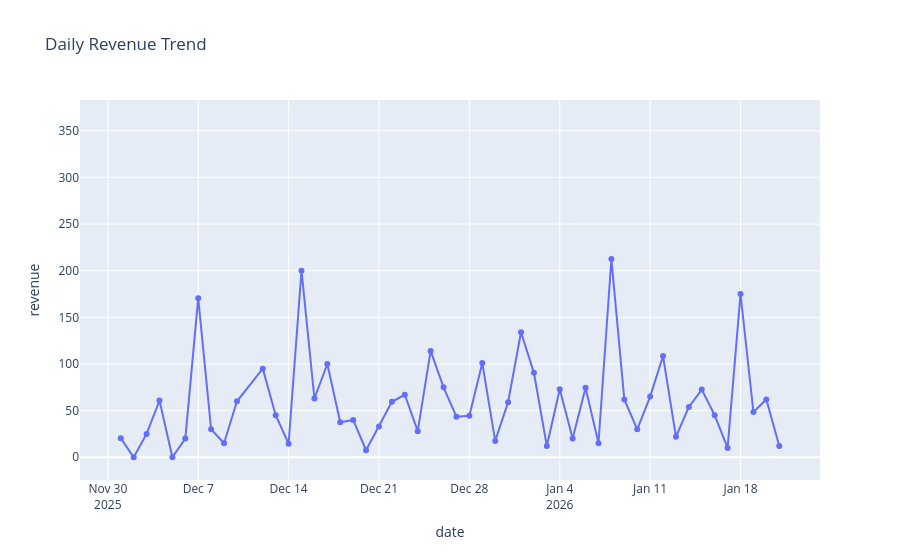

Notebook code for this chart:
### Markdown cell above
Question 1: What is the Daily Revenue?

### Code cell
daily_trend = (
    df.groupby('date', dropna=False)['amount']
    .sum()
    .reset_index()
    .rename(columns={'amount': 'revenue'})
)


fig = px.line(daily_trend, x='date', y='revenue', 
              title="Daily Revenue Trend",
              markers=True)


fig.write_image(pa.figures / "daily_revenue.png")
fig.show()

### Figure 1 — Plotly figure (JSON) as saved in the notebook; plotly's stock layout.template omitted (floating-point values rounded to 4 significant figures)
{"data": [{"hovertemplate": "date=%{x}<br>revenue=%{y}<extra></extra>", "legendgroup": "", "line": {"color": "#636efa", "dash": "solid"}, "marker": {"symbol": "circle"}, "mode": "lines+markers", "name": "", "orientation": "v", "showlegend": false, "type": "scatter", "x": ["2025-12-01", "2025-12-02", "2025-12-03", "2025-12-04", "2025-12-05", "2025-12-06", "2025-12-07", "2025-12-08", "2025-12-09", "2025-12-10", "2025-12-12", "2025-12-13", "2025-12-14", "2025-12-15", "2025-12-16", "2025-12-17", "2025-12-18", "2025-12-19", "2025-12-20", "2025-12-21", "2025-12-22", "2025-12-23", "2025-12-24", "2025-12-25", "2025-12-26", "2025-12-27", "2025-12-28", "2025-12-29", "2025-12-30", "2025-12-31", "2026-01-01", "2026-01-02", "2026-01-03", "2026-01-04", "2026-01-05", "2026-01-06", "2026-01-07", "2026-01-08", "2026-01-09", "2026-01-10", "2026-01-11", "2026-01-12", "2026-01-13", "2026-01-14", "2026-01-15", "2026-01-16", "2026-01-17", "2026-01-18", "2026-01-19", "2026-01-20", "2026-01-21", null], "xaxis": "x", "y": [20.5, 0.0, 25.0, 60.75, 0.0, 19.99, 170.5, 30.0, 15.0, 60.0, 95.0, 45.0, 14.5, 200.0, 63.0, 99.99, 37.5, 40.0, 7.5, 33.0, 59.5, 67.0, 28.0, 114.0, 74.99, 43.5, 44.5, 101.0, 17.5, 59.0, 134.0, 90.5, 12.0, 73.0, 19.99, 74.5, 15.0, 212.5, 62.0, 29.9, 65.0, 108.5, 22.0, 54.0, 72.5, 45.0, 10.0, 175.0, 48.5, 62.0, 12.0, 358.6], "yaxis": "y"}], "layout": {"legend": {"tracegroupgap": 0}, "title": {"text": "Daily Revenue Trend"}, "xaxis": {"anchor": "y", "domain": [0, 1], "title": {"text": "date"}}, "yaxis": {"anchor": "x", "domain": [0, 1], "title": {"text": "revenue"}}}}
